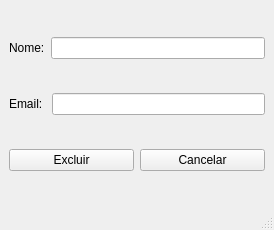
<?xml version="1.0" encoding="UTF-8"?>
<ui version="4.0">
 <class>Delete</class>
 <widget class="QMainWindow" name="Delete">
  <property name="geometry">
   <rect>
    <x>0</x>
    <y>0</y>
    <width>274</width>
    <height>230</height>
   </rect>
  </property>
  <property name="windowTitle">
   <string>MainWindow</string>
  </property>
  <widget class="QWidget" name="centralwidget">
   <layout class="QVBoxLayout" name="verticalLayout">
    <item>
     <layout class="QHBoxLayout" name="horizontalLayout">
      <item>
       <widget class="QLabel" name="label">
        <property name="text">
         <string>Nome:</string>
        </property>
       </widget>
      </item>
      <item>
       <widget class="QLineEdit" name="nameEdit"/>
      </item>
     </layout>
    </item>
    <item>
     <layout class="QHBoxLayout" name="horizontalLayout_2">
      <item>
       <widget class="QLabel" name="label_2">
        <property name="text">
         <string>Email: </string>
        </property>
       </widget>
      </item>
      <item>
       <widget class="QLineEdit" name="emailEdit"/>
      </item>
     </layout>
    </item>
    <item>
     <layout class="QHBoxLayout" name="horizontalLayout_3">
      <item>
       <widget class="QPushButton" name="deleteButton">
        <property name="text">
         <string>Excluir</string>
        </property>
       </widget>
      </item>
      <item>
       <widget class="QPushButton" name="cancelButton">
        <property name="text">
         <string>Cancelar</string>
        </property>
       </widget>
      </item>
     </layout>
    </item>
   </layout>
  </widget>
  <widget class="QMenuBar" name="menubar">
   <property name="geometry">
    <rect>
     <x>0</x>
     <y>0</y>
     <width>274</width>
     <height>25</height>
    </rect>
   </property>
  </widget>
  <widget class="QStatusBar" name="statusbar"/>
 </widget>
 <resources/>
 <connections/>
</ui>
